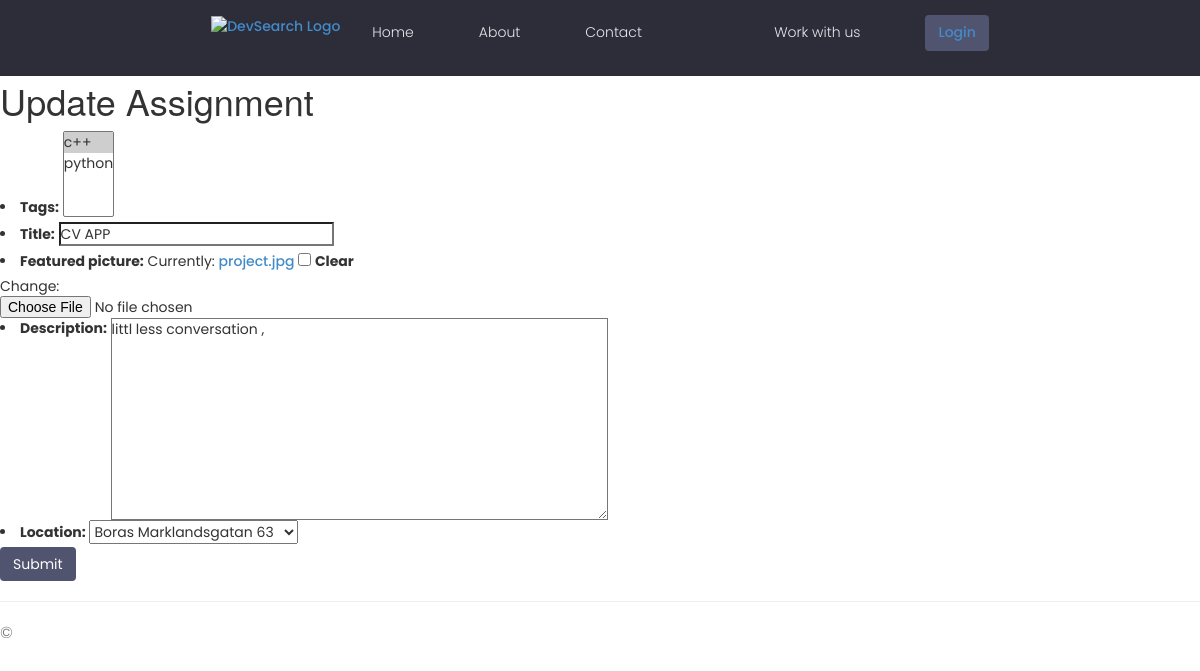
The page /assignment/update-assignment/2e5da7d2-4471-49cc-abca-a9a0dd5bb9aa on the database as committed earlier.
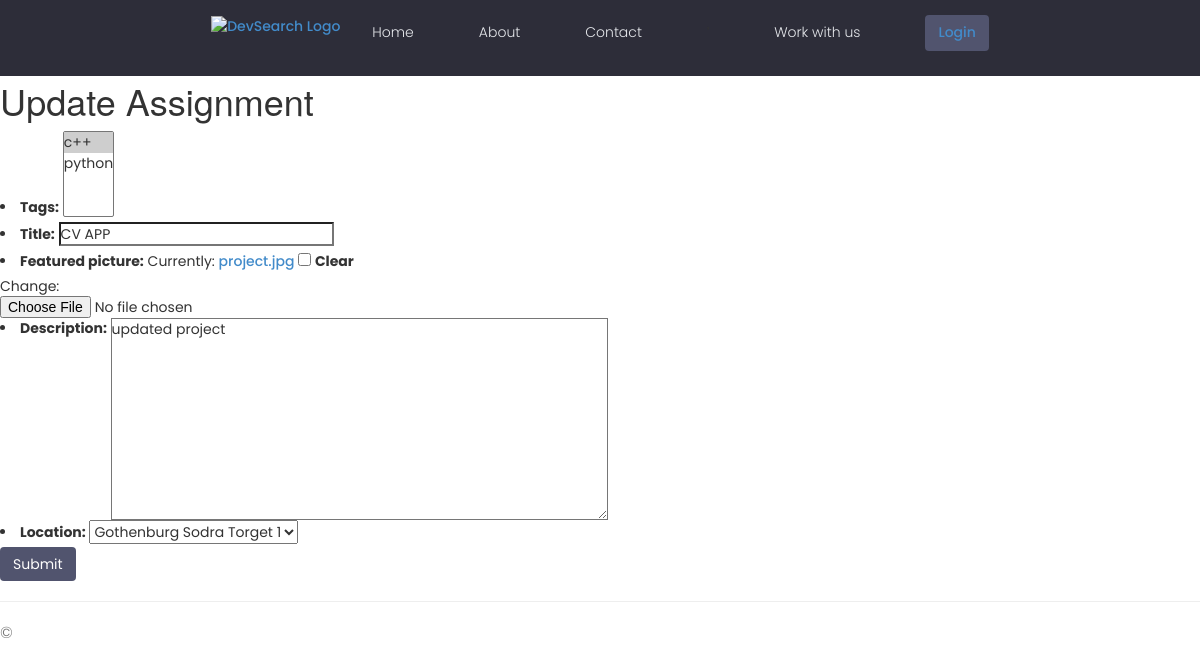
The same page on the database as committed later.
### assignment/models.py (models this page shows, shortened)
class Assignment(models.Model):
    host = models.ForeignKey(User,on_delete=models.SET_NULL,blank=True, null=True)
    tags = models.ManyToManyField(Tag,blank=True)
    title = models.CharField(max_length=200)
    featured_picture = models.ImageField(null=True,blank=True , default = "project.jpg")
    description = models.TextField()
    location = models.ForeignKey(Location, on_delete=models.CASCADE)
    applicant = models.ManyToManyField(Applicant,blank=True)
    updated = models.DateTimeField(auto_now=True)
    created = models.DateTimeField(auto_now_add=True)
    id = models.UUIDField(default=uuid.uuid4,unique=True,primary_key=True,editable=False)

### assignment/views.py (the view, shortened to what this page needs)
# urls.py: path('assignment/update-assignment/<str:pk>',views.update_assignment, name='update-assignment'),
def update_assignment(request,pk):
    assignment =Assignment.objects.get(id=pk)
    form = AssignmentForm(instance= assignment)
    context={'form':form}
    return render(request,'assignment/update-assignment.html',context)

### assignment/forms.py
class AssignmentForm(ModelForm):
    class Meta:
        model=Assignment
        fields='__all__'
        exclude = ('host', 'applicant','slug')

### assignment/models.py (called while the page is built)
    def __str__(self):
       return f"{self.name} {self.adress}"

    def __str__(self):
       return self.name

### assignment/templates/assignment/update-assignment.html (shortened to what this page needs)
{% extends "MainPages/layout.html" %}
{% block content %}
<h1> Update Assignment</h1>
<div>
<form method="POST" action="">
   {{ form.as_ul }}
   <input class="btn btn--sub btn--lg" type="submit" value ="Submit"/>
</form>
</div>
{% endblock %}

Rows that differ between the two databases and show on the page:
changed Assignment "CV APP": description "littl less conversation ," → "updated project"; location "Boras Marklandsgatan 63" → "Gothenburg Sodra Torget 1"
